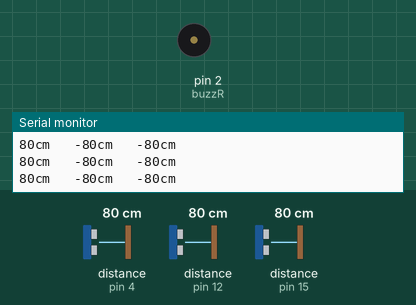
The sketch below on a simulated Arduino Uno, built with avr-gcc and run on an emulated ATmega328P. On the bench: buzzer (waves = sounding, pin HIGH), the last lines printed to the serial monitor. Wiring (inferred from the names in the program): 3 × ultrasonic range finder: trigger pin 5, echo pin 4 / trigger pin 13, echo pin 15 / trigger pin 14, echo pin 12. Inputs (shaded band) come from the test bench; at power-on: distance to the obstacle (sensors on pin 4, pin 12, pin 15) 80 cm. The echo pulse lasts 58.3 µs per cm; pins used as bus, display or sensor lines are not drawn.

Above: at 1.2 s.
1.3 s: distance to the obstacle (sensor on pin 4) set to 12 cm
4.3 s: distance to the obstacle (sensor on pin 4) set to 9 cm
At 4.8 s:
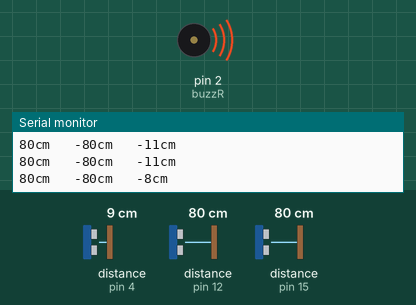
Timing chart, 0 to 13.3 s (numbered marks = the images above; inputs shaded):
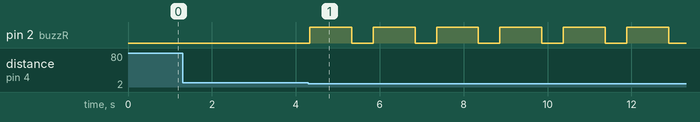

The sketch:

Ultrasonic_Blind_Walking_Goggles.ino
```cpp
const int pingPin1 = 14;//D5
const int echoPin1 = 12;//D6
const int pingPin2 = 13;//D7
const int echoPin2 = 15;//D8
const int pingPin3 = 5;//D1
const int echoPin3 = 4;//D2

long duration1, cm1,duration2, cm2,duration3, cm3;

#define buzzL 0
#define buzzR 2

void setup() {
      Serial.begin(9600);
      pinMode(pingPin1, OUTPUT);
      pinMode(echoPin1, INPUT);
      pinMode(pingPin2, OUTPUT);
      pinMode(echoPin2, INPUT);
      pinMode(pingPin3, OUTPUT);
      pinMode(echoPin3, INPUT);
      pinMode(buzzL, OUTPUT);
      pinMode(buzzR, OUTPUT);
}

void loop() {
   sens();
   if (cm1<10){
    digitalWrite(buzzL,HIGH);
    delay(1000);
    digitalWrite(buzzL,LOW);
    delay(500);
   }
   if (cm2<10){
    digitalWrite(buzzR,HIGH);
    delay(1000);
    digitalWrite(buzzR,LOW);
    delay(500);
   }
   if (cm3<10){
    digitalWrite(buzzL,HIGH);
    digitalWrite(buzzR,HIGH);
    delay(1000);
    digitalWrite(buzzL,LOW);
    digitalWrite(buzzR,LOW);
    delay(500);
   }
}

long microsecondsToCentimeters(long microseconds) {
   return microseconds / 29 / 2;
}

void sens(){
   digitalWrite(pingPin1, LOW);
   delayMicroseconds(2);
   digitalWrite(pingPin1, HIGH);
   delayMicroseconds(10);
   digitalWrite(pingPin1, LOW);
   duration1 = pulseIn(echoPin1, HIGH);
   cm1 = microsecondsToCentimeters(duration1);
   Serial.print(cm1);
   Serial.print("cm   -");

   digitalWrite(pingPin2, LOW);
   delayMicroseconds(2);
   digitalWrite(pingPin2, HIGH);
   delayMicroseconds(10);
   digitalWrite(pingPin2, LOW);
   duration2 = pulseIn(echoPin2, HIGH);
   cm2 = microsecondsToCentimeters(duration2);
   Serial.print(cm2);
   Serial.print("cm   -");

   digitalWrite(pingPin3, LOW);
   delayMicroseconds(2);
   digitalWrite(pingPin3, HIGH);
   delayMicroseconds(10);
   digitalWrite(pingPin3, LOW);
   duration3 = pulseIn(echoPin3, HIGH);
   cm3 = microsecondsToCentimeters(duration3);
   Serial.print(cm3);
   Serial.print("cm");
   Serial.println();
   Serial.println();
}
```

Measured:
- the behaviour switches between 11 and 10 cm on distance to the obstacle (sensor on pin 4) (found by bisection; images 0 and 1)
- after the input at 4.3 s, pin 2 (buzzR): alternates HIGH for 1.0 s and LOW for 0.51 s, starting at once
